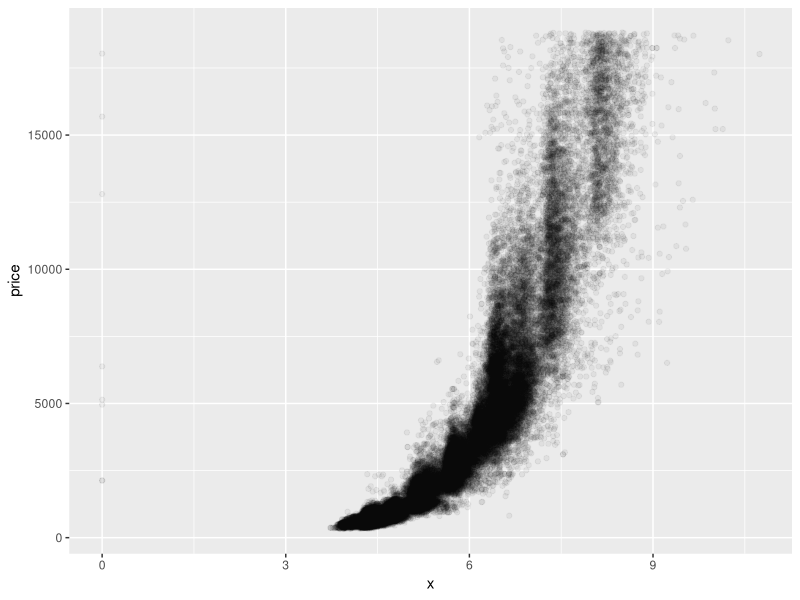
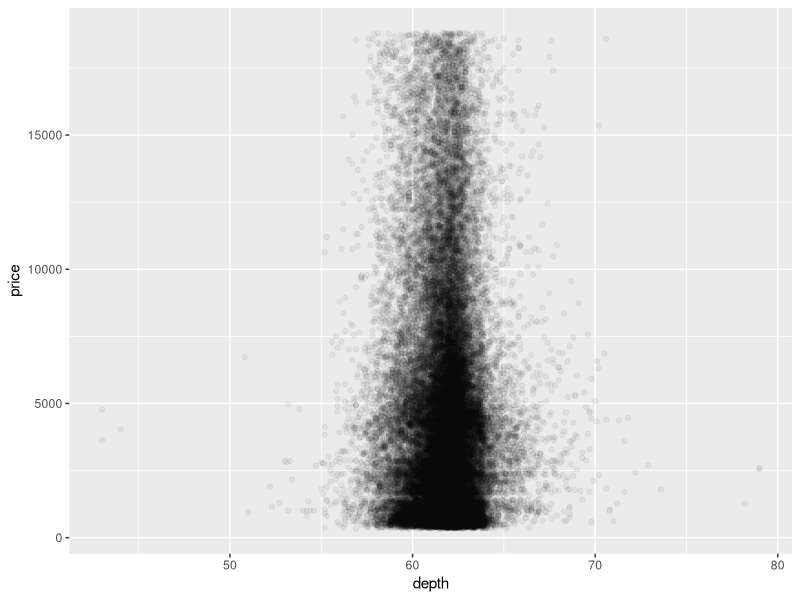
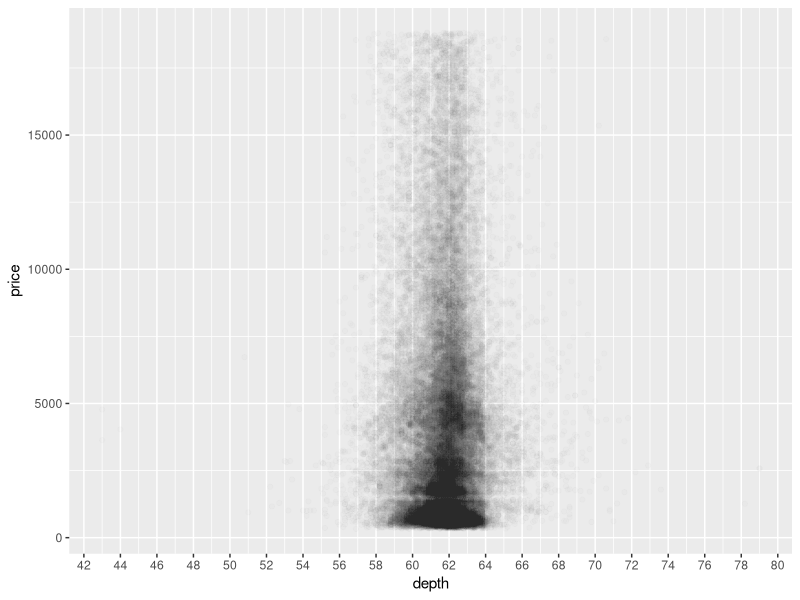
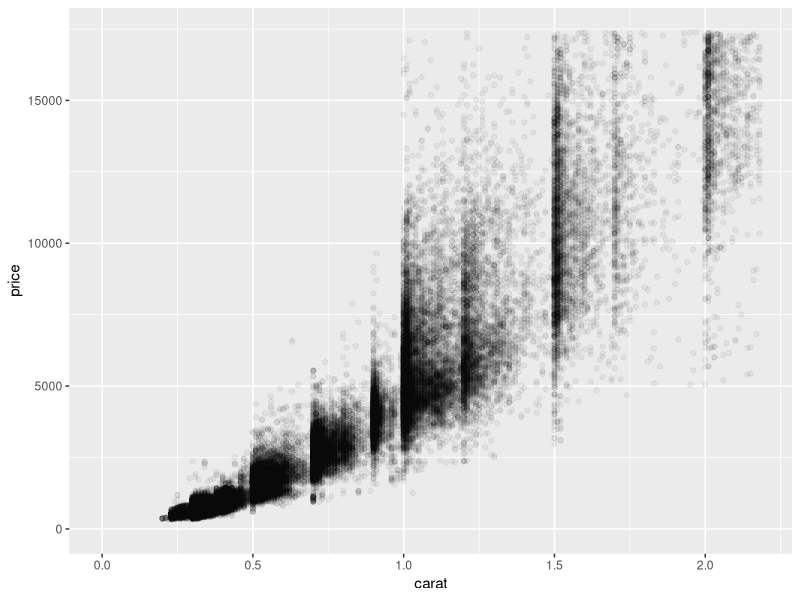
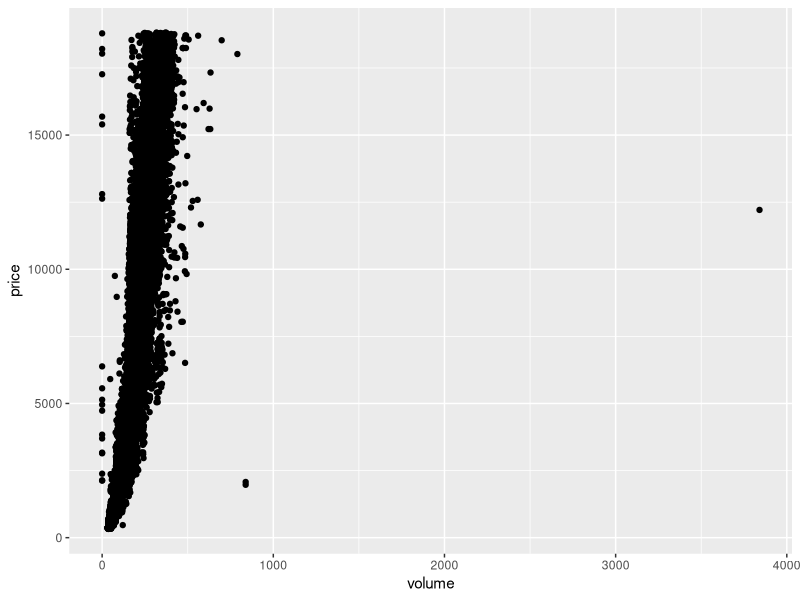
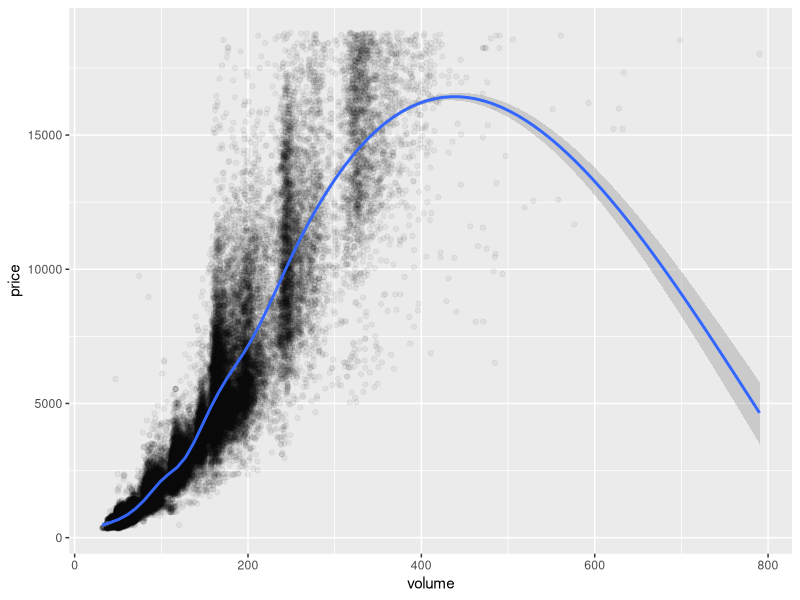
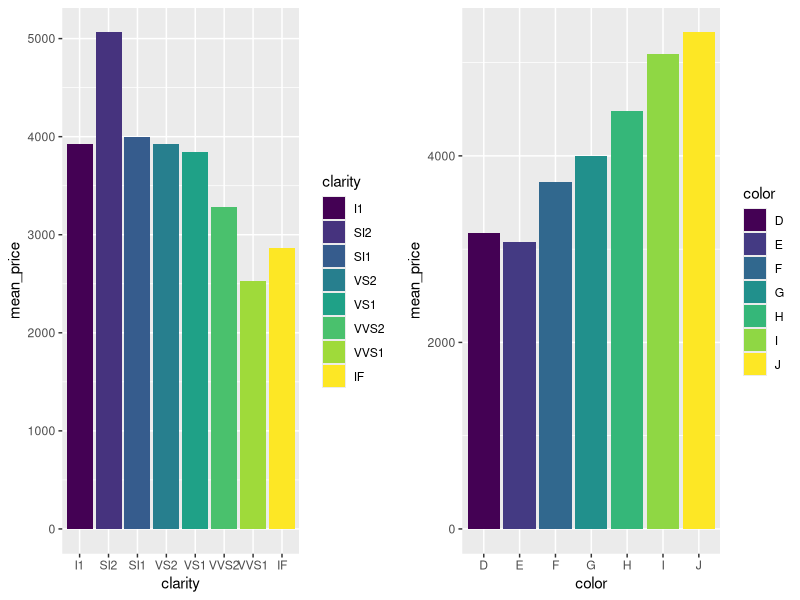

Generate these figures, in order, with R:
## ---- chunk 1
library(ggplot2)
data("diamonds")
ggplot(aes(x = x, y = price), data = diamonds) + 
  geom_point(alpha = 1/20)  
## ---- chunk 2
with(diamonds, cor.test(x, price))
with(diamonds, cor.test(y, price))
with(diamonds, cor.test(z, price))
## ---- chunk 3
ggplot(aes(x = depth, y = price), data = diamonds) +
  geom_point(alpha = 1/20)
## ---- chunk 4
ggplot(aes(x = depth, y = price), data = diamonds) +
  geom_point(alpha = 1/100) +
  scale_x_continuous(breaks = seq(0, 80, 2))
## ---- chunk 5
with(diamonds, cor.test(depth, price))
## ---- chunk 6
ggplot(aes(x = carat, y = price), data = diamonds) + 
  geom_point(alpha = 1/20) +
  xlim(0, quantile(diamonds$carat, 0.99)) +
  ylim(0, quantile(diamonds$price, 0.99))
## ---- chunk 7
diamonds$volume <- diamonds$x * diamonds$y * diamonds$z
ggplot(aes(x = volume, y = price), data = diamonds) + 
  geom_point()
## ---- chunk 8
with(subset(diamonds, (volume > 0)  & (volume <= 800)), cor.test(volume, price))
## ---- chunk 9
ggplot(aes(x = volume, y = price), data = subset(diamonds, (volume > 0) & (volume <= 800))) + 
  geom_point(alpha = 1/20) + 
  geom_smooth()
## ---- chunk 10
library(dplyr)
diamondsByClarity <- diamonds %>%
                      group_by(clarity) %>%
                      summarise(mean_price = mean(price),
                                median_price = median(price),
                                min_price = min(price),
                                max_price = max(price),
                                n = n()) %>%
                      arrange(clarity)

head(diamondsByClarity)
## ---- chunk 11
diamonds_by_clarity <- group_by(diamonds, clarity)
diamonds_mp_by_clarity <- summarise(diamonds_by_clarity, mean_price = mean(price))

diamonds_by_color <- group_by(diamonds, color)
diamonds_mp_by_color <- summarise(diamonds_by_color, mean_price = mean(price))


p1 <- ggplot(aes(x = clarity, y = mean_price, fill = clarity), data = diamonds_mp_by_clarity) +
  geom_bar(stat = "identity")
p2 <- ggplot(aes(x = color, y = mean_price, fill = color), data = diamonds_mp_by_color) +
  geom_bar(stat = "identity")

library(gridExtra)
grid.arrange(p1, p2, ncol = 2)
